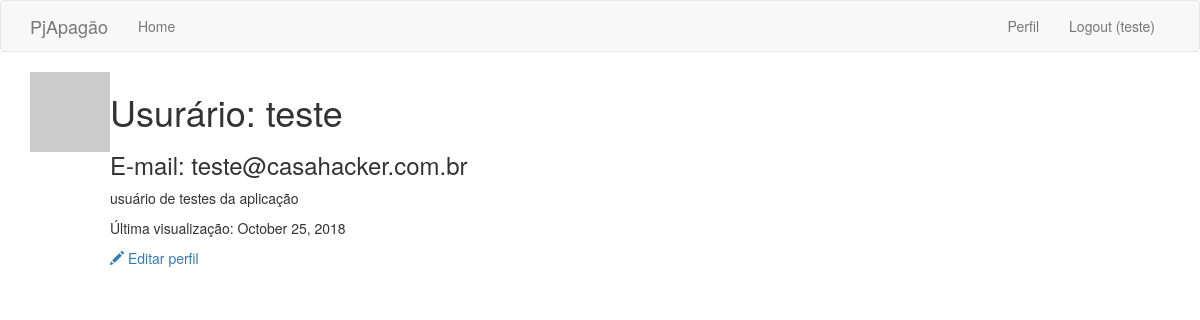
/user/teste (signed in), run on an earlier commit of the app's database.
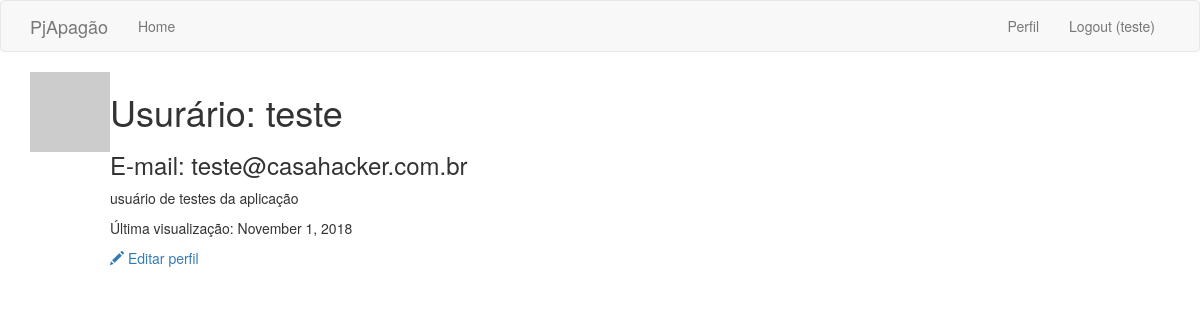
And on a later commit of the database.
### app/models.py (models this page shows, shortened)
class User(UserMixin, db.Model):
    id = db.Column(db.Integer, primary_key=True)
    username = db.Column(db.String(64), index=True, unique=True)
    email = db.Column(db.String(120), index=True, unique=True)
    password_hash = db.Column(db.String(128))
    token_hash = db.Column(db.String(300))
    tackles = db.relationship('Tackle', backref='author', lazy='dynamic')
    about_me = db.Column(db.String(140))
    last_seen = db.Column(db.DateTime, default=datetime.utcnow)
    def avatar(self, size):
        digest = md5(self.email.lower().encode('utf-8')).hexdigest()
        return 'https://www.gravatar.com/avatar/{}?d=identicon&s={}'.format(
            digest, size)

### app/routes.py (the view)
@app.route('/user/<username>')
@login_required
def user(username):
    user = User.query.filter_by(username=username).first_or_404()
    return render_template('user.html', user=user)

### app/models.py (called while the page is built)
@login.user_loader
def load_user(id):
    return User.query.get(int(id))

### app/routes.py (called while the page is built)
@app.before_request
def before_request():
    if current_user.is_authenticated:
        current_user.last_seen = datetime.utcnow()
        db.session.commit()
    g.locale = str(get_locale())

### app/templates/user.html
{% extends "base.html" %}
{% block app_content %}
<table>
  <tr valign="top">
    <td> <img src="{{ user.avatar(128) }}" alt=""> </td>
    <td>
        <h1>Usurário: {{ user.username }}</h1>
        <h3>E-mail: {{ user.email }}</h3>
         {% if user.about_me %}<p>{{ user.about_me }}</p>{% endif %}
         {% if user.last_seen %}
         <p>Última visualização: {{ moment(current_user.last_seen).format('LL') }}</p>
         {% endif %}
         {% if user == current_user %}
         <a href="{{ url_for('edit_profile') }}"><span class="glyphicon glyphicon-pencil"></span> Editar perfil</a>
   {% endif %}
    </td>
  </tr>
</table>
{% endblock %}

### app/templates/base.html (shortened to what this page needs)
{% extends 'bootstrap/base.html' %}
{% block navbar %}
    <nav class="navbar navbar-default">
        <div class="container">
            <div class="navbar-header">
                <a class="navbar-brand" href="{{ url_for('index') }}">PjApagão</a>
            </div>
            <div class="collapse navbar-collapse" id="bs-example-navbar-collapse-1">
                <ul class="nav navbar-nav">
                    <li><a href="{{ url_for('index') }}">Home</a></li>
                </ul>
                <ul class="nav navbar-nav navbar-right">
                    {% if current_user.is_anonymous %}
                    <li><a href="{{ url_for('login') }}">Login</a></li>
                    {% else %}
                    <li><a href="{{ url_for('user', username=current_user.username) }}">Perfil</a></li>
                    <li><a href="{{ url_for('logout') }}">Logout ({{current_user.username}})</a></li>
                    {% endif %}
                </ul>
            </div>
        </div>
    </nav>
{% endblock %}
{% block content %}
    <div class="container">
        {% block app_content %}{% endblock %}
    </div>
{% endblock %}

What changed in the data, as far as the page shows it:
changed User "teste": last_seen "October 25, 2018" → "November 1, 2018"
